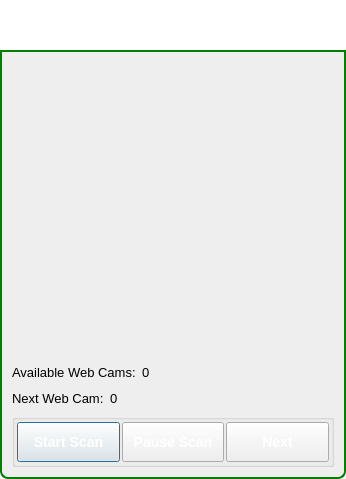
<?xml version="1.0" encoding="UTF-8"?>
<ui version="4.0">
 <class>ScanWebCamsDialog</class>
 <widget class="QDialog" name="ScanWebCamsDialog">
  <property name="windowModality">
   <enum>Qt::ApplicationModal</enum>
  </property>
  <property name="geometry">
   <rect>
    <x>0</x>
    <y>0</y>
    <width>346</width>
    <height>479</height>
   </rect>
  </property>
  <property name="minimumSize">
   <size>
    <width>0</width>
    <height>0</height>
   </size>
  </property>
  <property name="maximumSize">
   <size>
    <width>16777215</width>
    <height>16777215</height>
   </size>
  </property>
  <property name="windowTitle">
   <string>Scan Web Cam Servers</string>
  </property>
  <property name="windowOpacity">
   <double>1.000000000000000</double>
  </property>
  <property name="toolTip">
   <string/>
  </property>
  <property name="styleSheet">
   <string notr="true">QDialog#ScanWebCamsDialog
{   
color: transparent;
background-color: transparent;
border: 1px solid transparent;
border-radius: 8px; 
}

#TitleGroupBox
{   
color: black;
background-color: rgb(50,238,17);
border: 2px solid green;
border-top-left-radius: 8px; 
border-top-right-radius: 8px;
}

#TitleLabel
{   
color: black;
}

#ItemsGroupBox
{   
background-color: rgb(238,238,238);
border: 2px solid green;
border-top-color: green; 
border-bottom-left-radius: 8px; 
border-bottom-right-radius: 8px;
}

#ProfileFrame
{   
background-color: white;
border: 1px solid black;
}

QPushButton
{
color: white;
font: bold 14px;
border-width: 10;
border-image: url(:/MyP2PWeb/Resources/button_green_normal.png)10;
padding: -10;
}

QPushButton:pressed
{
border-width: 10;
border-image: url(:/MyP2PWeb/Resources/button_green_pressed.png);
padding: -10;
}

QPushButton#ExitDialogButton
{
color: black;
font: bold 14px;
border-image: none;
}</string>
  </property>
  <layout class="QVBoxLayout" name="verticalLayout">
   <property name="spacing">
    <number>0</number>
   </property>
   <property name="margin">
    <number>0</number>
   </property>
   <item>
    <widget class="TitleBarWidget" name="m_TitleBarWidget" native="true">
     <property name="sizePolicy">
      <sizepolicy hsizetype="Preferred" vsizetype="Preferred">
       <horstretch>0</horstretch>
       <verstretch>0</verstretch>
      </sizepolicy>
     </property>
     <property name="minimumSize">
      <size>
       <width>0</width>
       <height>50</height>
      </size>
     </property>
     <property name="maximumSize">
      <size>
       <width>16777215</width>
       <height>103</height>
      </size>
     </property>
    </widget>
   </item>
   <item>
    <widget class="QGroupBox" name="ItemsGroupBox">
     <property name="minimumSize">
      <size>
       <width>0</width>
       <height>0</height>
      </size>
     </property>
     <property name="title">
      <string/>
     </property>
     <layout class="QVBoxLayout" name="verticalLayout_2">
      <item>
       <widget class="QLabel" name="m_StatusLabel">
        <property name="text">
         <string notr="true"/>
        </property>
       </widget>
      </item>
      <item>
       <widget class="VidWidget" name="m_CamVidWidget" native="true">
        <property name="sizePolicy">
         <sizepolicy hsizetype="Expanding" vsizetype="Expanding">
          <horstretch>0</horstretch>
          <verstretch>0</verstretch>
         </sizepolicy>
        </property>
       </widget>
      </item>
      <item>
       <widget class="IdentWidget" name="FriendIdentWidget" native="true">
        <property name="sizePolicy">
         <sizepolicy hsizetype="Preferred" vsizetype="Fixed">
          <horstretch>0</horstretch>
          <verstretch>0</verstretch>
         </sizepolicy>
        </property>
        <property name="minimumSize">
         <size>
          <width>0</width>
          <height>50</height>
         </size>
        </property>
        <property name="maximumSize">
         <size>
          <width>16777215</width>
          <height>50</height>
         </size>
        </property>
       </widget>
      </item>
      <item>
       <widget class="QLabel" name="ScanStatusLabel">
        <property name="font">
         <font>
          <pointsize>10</pointsize>
         </font>
        </property>
        <property name="text">
         <string/>
        </property>
       </widget>
      </item>
      <item>
       <layout class="QHBoxLayout" name="horizontalLayout_5">
        <item>
         <widget class="QLabel" name="m_AvailableTitleLabel">
          <property name="font">
           <font>
            <pointsize>10</pointsize>
           </font>
          </property>
          <property name="text">
           <string>Available Web Cams:</string>
          </property>
         </widget>
        </item>
        <item>
         <widget class="QLabel" name="m_AvailableValueLabel">
          <property name="font">
           <font>
            <pointsize>10</pointsize>
           </font>
          </property>
          <property name="text">
           <string>0</string>
          </property>
         </widget>
        </item>
        <item>
         <spacer name="horizontalSpacer_2">
          <property name="orientation">
           <enum>Qt::Horizontal</enum>
          </property>
          <property name="sizeHint" stdset="0">
           <size>
            <width>40</width>
            <height>20</height>
           </size>
          </property>
         </spacer>
        </item>
       </layout>
      </item>
      <item>
       <layout class="QHBoxLayout" name="horizontalLayout_4">
        <item>
         <widget class="QLabel" name="CountdownLabel">
          <property name="font">
           <font>
            <pointsize>10</pointsize>
           </font>
          </property>
          <property name="text">
           <string>Next Web Cam:</string>
          </property>
         </widget>
        </item>
        <item>
         <widget class="QLabel" name="CountdownValue">
          <property name="font">
           <font>
            <pointsize>10</pointsize>
           </font>
          </property>
          <property name="text">
           <string>0</string>
          </property>
         </widget>
        </item>
        <item>
         <spacer name="horizontalSpacer">
          <property name="orientation">
           <enum>Qt::Horizontal</enum>
          </property>
          <property name="sizeHint" stdset="0">
           <size>
            <width>40</width>
            <height>20</height>
           </size>
          </property>
         </spacer>
        </item>
       </layout>
      </item>
      <item>
       <widget class="QGroupBox" name="ScanButtonBox">
        <property name="title">
         <string/>
        </property>
        <layout class="QHBoxLayout" name="horizontalLayout_2">
         <property name="spacing">
          <number>2</number>
         </property>
         <property name="margin">
          <number>2</number>
         </property>
         <item>
          <widget class="QPushButton" name="m_StartScanButton">
           <property name="minimumSize">
            <size>
             <width>0</width>
             <height>40</height>
            </size>
           </property>
           <property name="text">
            <string>Start Scan</string>
           </property>
          </widget>
         </item>
         <item>
          <widget class="QPushButton" name="m_PauseScanButton">
           <property name="minimumSize">
            <size>
             <width>0</width>
             <height>40</height>
            </size>
           </property>
           <property name="text">
            <string>Pause Scan</string>
           </property>
          </widget>
         </item>
         <item>
          <widget class="QPushButton" name="m_NextScanButton">
           <property name="minimumSize">
            <size>
             <width>0</width>
             <height>40</height>
            </size>
           </property>
           <property name="maximumSize">
            <size>
             <width>16777215</width>
             <height>40</height>
            </size>
           </property>
           <property name="text">
            <string>Next</string>
           </property>
          </widget>
         </item>
        </layout>
       </widget>
      </item>
     </layout>
    </widget>
   </item>
  </layout>
 </widget>
 <customwidgets>
  <customwidget>
   <class>TitleBarWidget</class>
   <extends>QWidget</extends>
   <header>TitleBarWidget.h</header>
   <container>1</container>
  </customwidget>
  <customwidget>
   <class>IdentWidget</class>
   <extends>QWidget</extends>
   <header location="global">IdentWidget.h</header>
   <container>1</container>
  </customwidget>
  <customwidget>
   <class>VidWidget</class>
   <extends>QWidget</extends>
   <header location="global">VidWidget.h</header>
   <container>1</container>
  </customwidget>
 </customwidgets>
 <resources>
  <include location="../gotvcommon.qrc"/>
 </resources>
 <connections/>
</ui>
